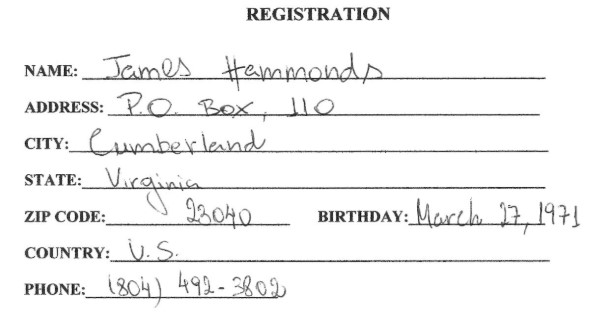
#> input picture Project_v2/document.jpg, 615 x 335 px, found by its file name
$ jupyter execute final.ipynb
#> lines starting #> are read from the running program, lines starting #| are printed output that depends on the picture; after the words box and inside, x2 and y2 are one past the last pixel; in counts of white or black regions, pixels touching at a corner belong together
[cell 1]
import cv2
import numpy as np
from skimage.filters import threshold_otsu
import matplotlib.pyplot as plt

[cell 2]
def removeLines(img):
#> called with img = 'document.jpg'
    image= cv2.imread(img,0) # reads image as grayscale
#> image is the input picture: shape (335, 615); min 17, max 255, mean 244

    # use gaussian filter to smooth the image
    binary= cv2.GaussianBlur(image,(3,3),10)
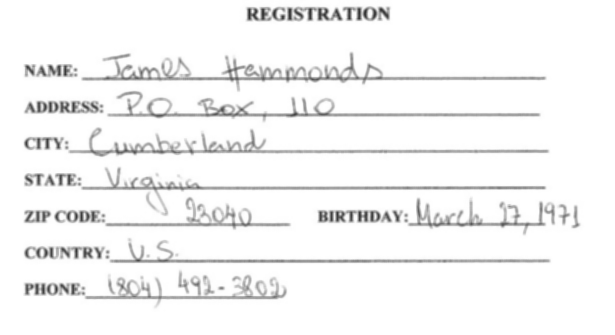
#> binary: shape (335, 615); min 46, max 255, mean 244
    # use otsu thresholding for accurate conversion to binary image
    thresh = threshold_otsu(image)
#> thresh = 182
    binary = image > thresh
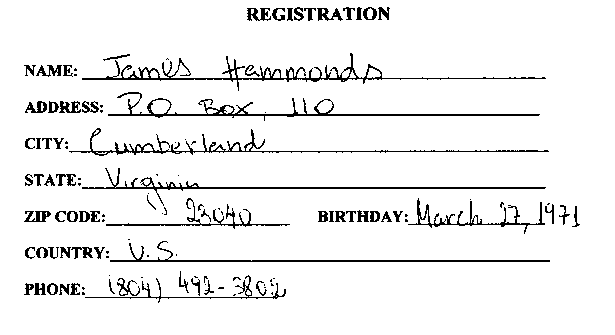
#> binary: shape (335, 615) bool; 93.7% white; black in thin lines or dots, all inside (x1, y1, x2, y2) = (24, 7, 580, 303)
    # convert binary image to uint8 with 255 as white and 0 as black
    binary = binary.astype(np.uint8)*255
    binary_inv = cv2.bitwise_not(binary)
    # Identifying the horizontal lines
    horizontal_kernel = cv2.getStructuringElement(cv2.MORPH_RECT, (50, 1))
    detected_lines = cv2.morphologyEx(binary_inv, cv2.MORPH_OPEN,
    horizontal_kernel, iterations=1)
#> detected_lines: shape (335, 615); 2% white in thin lines or dots, all inside (x1, y1, x2, y2) = (70, 78, 551, 298)

    # dialate the detected lines
    detected_lines = cv2.dilate(detected_lines, np.ones((3,2)), iterations=1)
#> detected_lines: shape (335, 615); 4.8% white; 8 white regions, largest, box (x1, y1, x2, y2) and area: (83, 186, 548, 190) 1825, (111, 259, 552, 263) 1764, (109, 113, 542, 117) 1731

    # GaussianBlur the detected lines
    detected_lines= cv2.GaussianBlur(detected_lines,(3,3),10)
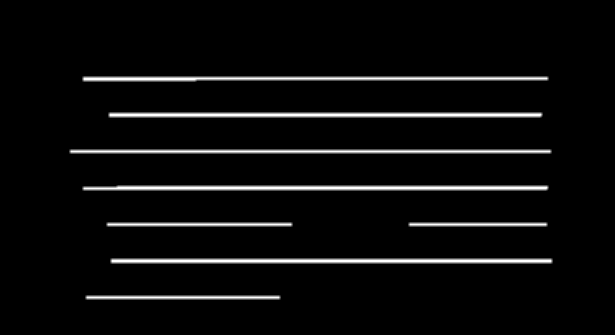
#> detected_lines: shape (335, 615); min 0, max 255, mean 12.2
    detected_lines_inv = cv2.bitwise_not(detected_lines)
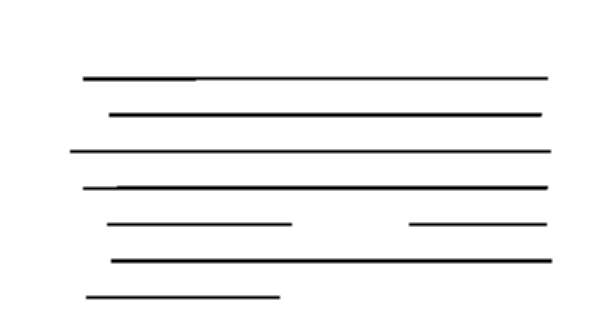
#> detected_lines_inv: shape (335, 615); min 0, max 255, mean 242.8

    plt.imshow(detected_lines, cmap='gray')
    plt.title('Detected Lines')
    plt.axis('off')
    plt.show()

    newimg= cv2.inpaint(image,detected_lines,2,cv2.INPAINT_TELEA)
    plt.imshow(newimg, cmap='gray',)
    plt.title('Inpainted Image')
    plt.axis('off')
    plt.show()

    # Save the inpainted image
    output1_path = 'output1.jpg'
    cv2.imwrite(output1_path, newimg)
    print("Inpainted image saved as:", output1_path)

    return newimg

[cell 3]
removeLines('document.jpg')

[cell 4]
import cv2
import numpy as np
import matplotlib.pyplot as plt

# Reading the input image
img = cv2.imread('output1.jpg', 0)
#> img: shape (335, 615); min 16, max 255, mean 247.7

# Taking a matrix of size 5 as the kernel
kernel = np.ones((1, 1), np.uint8)

# Perform erosion and dilation
img_dilation = cv2.dilate(img, kernel, iterations=3)
img_dilation1 = cv2.dilate(img_dilation, kernel, iterations=1)
img_dilation2 = cv2.dilate(img_dilation1, kernel, iterations=1)
img_erosion = cv2.erode(img_dilation2, kernel, iterations=5)

# Adjust figure size for high definition
plt.figure(figsize=(20, 20))

plt.subplot(2, 3, 1)
plt.imshow(img, cmap='gray')
plt.title('Input')
plt.axis('off')

plt.subplot(2, 3, 2)
plt.imshow(img_dilation, cmap='gray')
plt.title('Dilation')
plt.axis('off')

plt.subplot(2, 3, 3)
plt.imshow(img_dilation1, cmap='gray')
plt.title('Dilation2')
plt.axis('off')

plt.subplot(2, 3, 4)
plt.imshow(img_dilation2, cmap='gray')
plt.title('Dilation3')
plt.axis('off')

plt.subplot(2, 3, 5)
plt.imshow(img_erosion, cmap='gray')
plt.title('Erosion')
plt.axis('off')

# Save the figure with high DPI
plt.savefig('output_images2.png', dpi=300)

plt.show()

[cell 5]
import cv2
import numpy as np
import matplotlib.pyplot as plt

def text_segmentation(image_path):
    # Load the image
#> called with image_path = 'output1.jpg'
    image = cv2.imread(image_path)
#> image: shape (335, 615, 3); min 16, max 255, mean 247.7

    # Convert the image to grayscale
    gray = cv2.cvtColor(image, cv2.COLOR_BGR2GRAY)

    # Apply thresholding to obtain a binary image
    _, binary = cv2.threshold(gray, 0, 255, cv2.THRESH_BINARY_INV + cv2.THRESH_OTSU)
#> binary: shape (335, 615); 4.1% white in thin lines or dots, all inside (x1, y1, x2, y2) = (24, 7, 580, 305)

    # Find connected components
    num_labels, labels, stats, centroids = cv2.connectedComponentsWithStats(binary, connectivity=8)
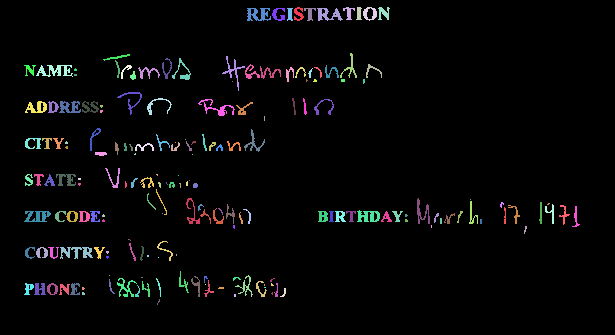
#> labels: shape (335, 615) int32; 186 distinct labels, from 0 to 185; one colour per label, 0 black
#> num_labels = 186; stats = 186 rows, first 6: [0, 0, 615, 335, 197546], [294, 7, 10, 14, 79], [343, 7, 12, 13, 67], [356, 7, 6, 13, 55], [363, 7, 14, 14, 100], [378, 7, 12, 13, 89]; centroids = 186 pairs, first value 28.17 to 575.5, second value 12.24 to 301.4

    # Initialize list to store word bounding boxes
    word_boxes = []
    for label in range(1, num_labels):
        x, y, w, h, area = stats[label]
        if area < 3:
            continue
        word_boxes.append((x, y, w, h))
        cv2.rectangle(image, (x, y), (x + w, y + h), (0, 255, 0), 2)
#> this loop made 185 passes
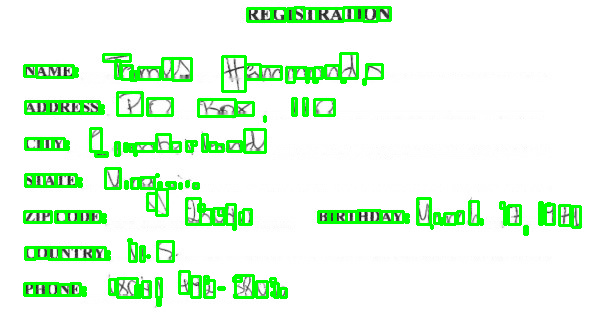
#> image: shape (335, 615, 3); mean B, G, R 228.1, 250.8, 228.1
#> after the loop, word_boxes = 170 items, first 6: (294, 7, 10, 14), (343, 7, 12, 13), (356, 7, 6, 13), (363, 7, 14, 14), (378, 7, 12, 13), (247, 8, 24, 13)

    plt.imshow(cv2.cvtColor(image, cv2.COLOR_BGR2RGB))
    plt.title('Segmented Text with Bounding Boxes')
    plt.axis('off')

    # Save the displayed image
    output2_path = 'output2.jpg'
    plt.savefig(output2_path)
    print("Segmented image with bounding boxes saved as:", output2_path)

    # Show the displayed image
    plt.show()

    # Save the segmented image with bounding boxes
    cv2.imwrite('output2_opencv.jpg', cv2.cvtColor(image, cv2.COLOR_BGR2RGB))
    print("Segmented image with bounding boxes saved as: output2_opencv.jpg")

    return word_boxes

text_segmentation("output1.jpg")

[cell 6]
def segment_words(binary_img):
    # Find connected components (words) in the binary image
    num_labels, labels, stats, centroids = cv2.connectedComponentsWithStats(binary_img, connectivity=8)
    bounding_boxes = []
    average_width = np.mean(stats[1:, cv2.CC_STAT_WIDTH])

    for i in range(1, num_labels - 1):  # Change the range to avoid going out of bounds
        x = stats[i, cv2.CC_STAT_LEFT]
        y = stats[i, cv2.CC_STAT_TOP]
        w = stats[i, cv2.CC_STAT_WIDTH]
        h = stats[i, cv2.CC_STAT_HEIGHT]

        # Check if the box width is less than half the average width
        # or if there are overlapping pixels with the next box
        if w < average_width / 2 or (x + w > stats[i + 1, cv2.CC_STAT_LEFT]):
            # Merge the current box with the next one
            next_x = stats[i + 1, cv2.CC_STAT_LEFT]
            next_y = stats[i + 1, cv2.CC_STAT_TOP]
            next_w = stats[i + 1, cv2.CC_STAT_WIDTH]
            next_h = stats[i + 1, cv2.CC_STAT_HEIGHT]

            # Create a new bounding box that encompasses both
            merged_x = min(x, next_x)
            merged_y = min(y, next_y)
            merged_w = max(x + w, next_x + next_w) - merged_x
            merged_h = max(y + h, next_y + next_h) - merged_y

            bounding_boxes.append((merged_x, merged_y, merged_w, merged_h))
            # Skip the next box since it has been merged
            i += 1
        else:
            bounding_boxes.append((x, y, w, h))

    return bounding_boxes

# Load the original image in color
original_image_path = 'output2_opencv.jpg'
#> original_image_path = 'output2_opencv.jpg'
color_image = cv2.imread(original_image_path)

# Convert the color image to grayscale and then to binary
gray_image = cv2.cvtColor(color_image, cv2.COLOR_BGR2GRAY)
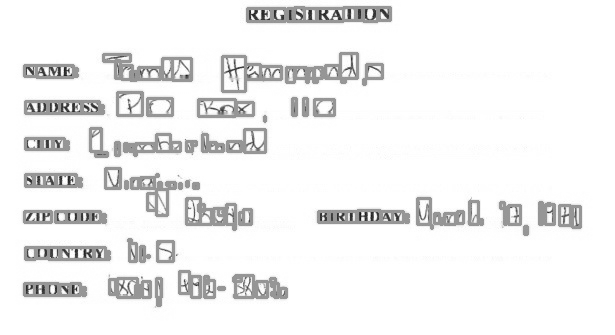
#> gray_image: shape (335, 615); min 17, max 255, mean 240.6
_, binary_image = cv2.threshold(gray_image, 0, 255, cv2.THRESH_BINARY + cv2.THRESH_OTSU)
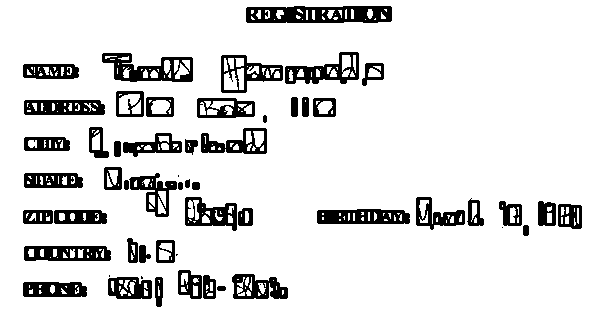
#> binary_image: shape (335, 615); 88.5% white; 55 black regions (6 under 20 px), largest, box (x1, y1, x2, y2) and area: (246, 6, 392, 23) 1926, (102, 53, 193, 82) 1319, (317, 209, 410, 224) 1140

# Call the function to segment words
word_bounding_boxes = segment_words(binary_image)
#> in segment_words, `num_labels, labels, stats, centroids = cv2.connectedComponentsWithStat..`:
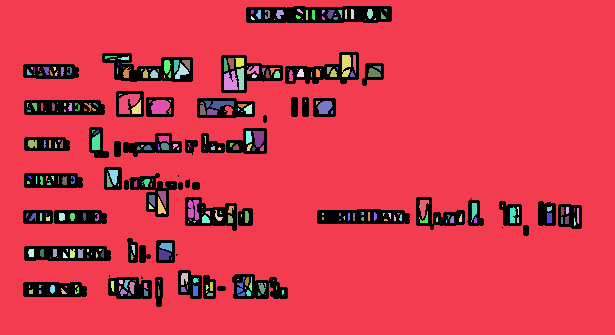
#> labels: shape (335, 615) int32; 299 distinct labels, from 0 to 298; one colour per label, 0 black
#> in segment_words, `num_labels, labels, stats, centroids = cv2.connectedComponentsWithStat..`: num_labels = 299; stats = 299 rows, first 6: [23, 6, 559, 301, 23611], [0, 0, 615, 335, 174762], [297, 9, 6, 5, 15], [345, 9, 2, 10, 19], [351, 9, 3, 10, 29], [367, 9, 6, 10, 47]; centroids = 299 pairs, first value 26.62 to 577.5, second value 9.67 to 294.1
#> in segment_words, `average_width = np.mean(stats[1:, cv2.CC_STAT_WIDTH])`: average_width = 6.34
#> the loop in segment_words, `for i in range(1, num_labels - 1):` made 297 passes
#> (x, y, w, h, next_x, next_y, next_w, next_h) on passes 1, 3, 4, 6, 7, 11, 12, 13, 16, 18, 20, 21: (0, 0, 615, 335, 297, 9, 6, 5), (345, 9, 2, 10, 351, 9, 3, 10), (351, 9, 3, 10, 367, 9, 6, 10), (384, 9, 3, 3, 251, 10, 3, 4), (251, 10, 3, 4, 256, 10, 5, 9), (306, 10, 2, 10, 312, 10, 3, 10), (312, 10, 3, 10, 322, 10, 3, 4), (322, 10, 3, 4, 327, 10, 8, 9), (381, 12, 5, 7, 296, 15, 5, 4), (335, 14, 1, 1, 251, 16, 4, 4), (322, 16, 3, 4, 333, 17, 5, 3), (333, 17, 5, 3, 274, 19, 1, 1)
#> (x, y, w, h) on passes 2, 5, 8, 9, 10, 14: (297, 9, 6, 5), (367, 9, 6, 10), (256, 10, 5, 9), (265, 10, 5, 9), (276, 10, 8, 9), (327, 10, 8, 9)

# Display the bounding boxes on the original color image
for bbox in word_bounding_boxes:
    x, y, w, h = bbox
    cv2.rectangle(color_image, (x, y), (x + w, y + h), (0, 255, 0), 2)  # Green rectangle
#> this loop made 297 passes
#> bbox on passes 1 to 3: (0, 0, 615, 335), (297, 9, 6, 5), (345, 9, 9, 10)
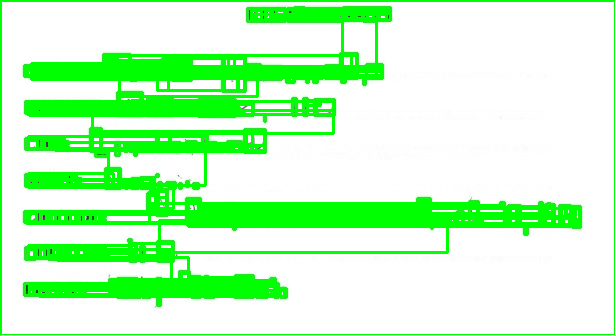
#> color_image: shape (335, 615, 3); mean B, G, R 194.5, 254.1, 194.6

# Show the image with colored bounding boxes
cv2.imshow('Word Segmentation', color_image)

# Wait for the ESC key to be pressed to close the window
while True:
    k = cv2.waitKey(1)
#> (key Esc is pressed here)
    if k == 26:  # ESC key
        break

cv2.destroyAllWindows()
